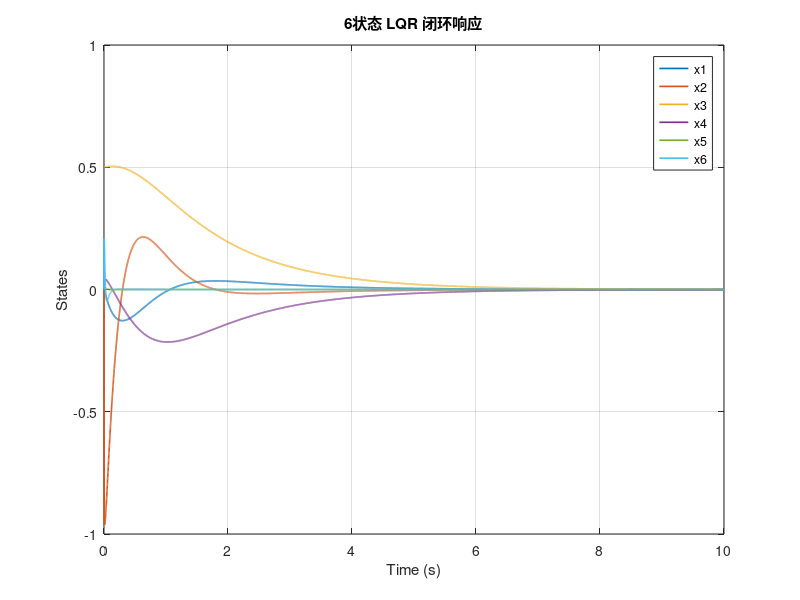

This figure's MATLAB source:
clear
clc

A = [
         0    1.0000         0         0         0         0;
   15.9575         0         0         0   -1.8160         0;
         0         0         0    1.0000         0         0;
    1.9594         0         0         0   -0.0280         0;
         0         0         0         0         0    1.0000;
    0.3266         0         0         0   15.3189         0
];

B = [
         0         0;
 -707.8335  304.0726;
         0         0;
   32.6470  -10.6504;
         0         0;
   -9.0776 -109.7237
];

rank(ctrb(A, B))


K = [
    0.8902    0.1741    0.3101    0.6274    5.7133    0.2933;
   -9.7632   -1.9311   -3.5081   -7.0594   38.1217    1.2467
];


Acl = A + B*K;
sys_cl = ss(Acl, B, eye(6), 0);

x0 = [0.0; 0.0; 0.5; 0.0; 0.0; 0];   % 举例：小角度扰动
t = 0:0.001:10;

[y, t, x] = initial(sys_cl, x0, t);

figure;
plot(t, x, 'LineWidth',1.2);
grid on;
legend('x1','x2','x3','x4','x5','x6');
xlabel('Time (s)');
ylabel('States');
title('6状态 LQR 闭环响应');
